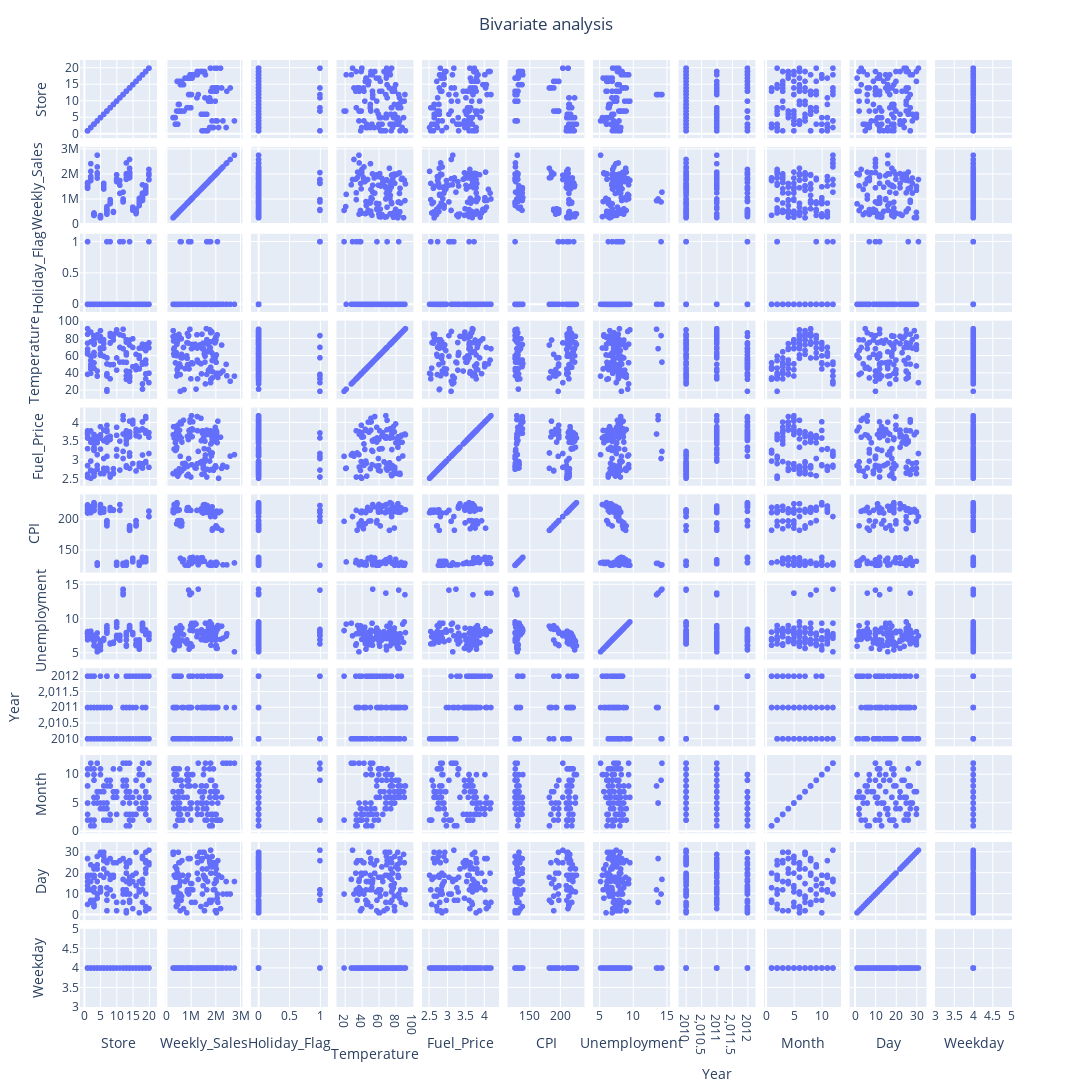

Write notebook code for a chart like this one.
### Code cell
# Visualize pairwise dependencies
fig = px.scatter_matrix(dataset)
fig.update_layout(
        title = go.layout.Title(text = "Bivariate analysis", x = 0.5), showlegend = False, 
            autosize=False, height=1200, width = 1200)
fig.show()

### Figure 1 — Plotly figure (JSON) as saved in the notebook; plotly's stock layout.template omitted (floating-point values rounded to 4 significant figures; data arrays with more than 128 entries replaced by an {"elided": "..."} marker saying what was removed)
{"data": [{"dimensions": [{"axis": {"matches": true}, "label": "Store", "values": {"elided": "136 int values"}}, {"axis": {"matches": true}, "label": "Weekly_Sales", "values": {"elided": "136 float values"}}, {"axis": {"matches": true}, "label": "Holiday_Flag", "values": {"elided": "136 int values"}}, {"axis": {"matches": true}, "label": "Temperature", "values": {"elided": "136 float values"}}, {"axis": {"matches": true}, "label": "Fuel_Price", "values": {"elided": "136 float values"}}, {"axis": {"matches": true}, "label": "CPI", "values": {"elided": "136 float values"}}, {"axis": {"matches": true}, "label": "Unemployment", "values": {"elided": "136 float values"}}, {"axis": {"matches": true}, "label": "Year", "values": {"elided": "136 int values"}}, {"axis": {"matches": true}, "label": "Month", "values": {"elided": "136 int values"}}, {"axis": {"matches": true}, "label": "Day", "values": {"elided": "136 int values"}}, {"axis": {"matches": true}, "label": "Weekday", "values": {"elided": "136 int values"}}], "hovertemplate": "%{xaxis.title.text}=%{x}<br>%{yaxis.title.text}=%{y}<extra></extra>", "legendgroup": "", "marker": {"color": "#636efa", "symbol": "circle"}, "name": "", "showlegend": false, "type": "splom"}], "layout": {"autosize": false, "dragmode": "select", "height": 1200, "legend": {"tracegroupgap": 0}, "margin": {"t": 60}, "showlegend": false, "title": {"text": "Bivariate analysis", "x": 0.5}, "width": 1200}}
